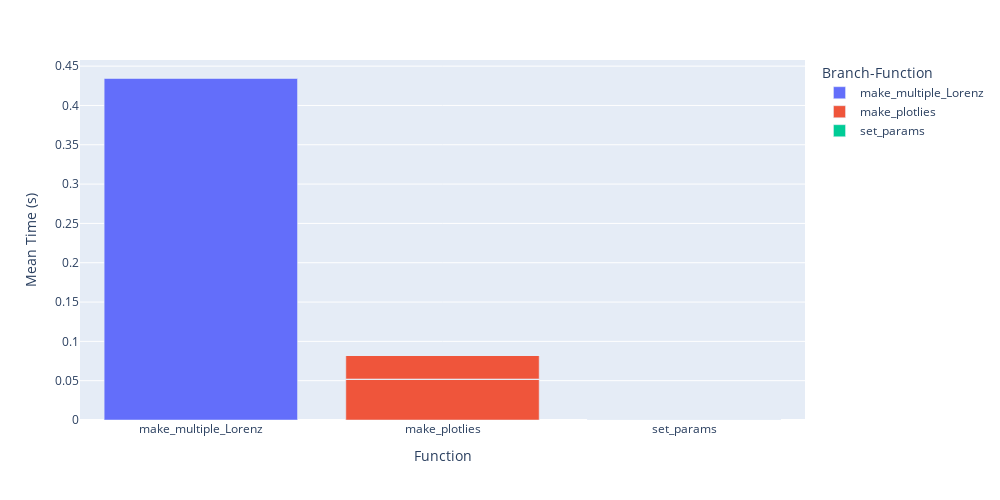

Notebook code for this chart:
### Code cell
# Function breakdown
pp.plot_byfn(mode='line')

### Figure 1 — Plotly figure (JSON) as saved in the notebook; plotly's stock layout.template omitted (floating-point values rounded to 4 significant figures)
{"data": [{"alignmentgroup": "True", "customdata": [[20, "@profile"], [21, "def make_multiple_Lorenz(N_trials):"], [22, "sols = []"], [23, "for n in range(N_trials):"], [24, "y0_ = [y_ + np.random.randn() for y_ in y0]"], [25, "sol = odeint(mLorenz, y0_, t, args=beta)"], [26, "sols.append(sol)"], [27, "return sols"]], "hovertemplate": "Branch-Function=make_multiple_Lorenz<br>Function=%{x}<br>Mean Time (s)=%{y}<br>Line=%{customdata[0]}<br>Text=%{customdata[1]}<extra></extra>", "legendgroup": "make_multiple_Lorenz", "marker": {"color": "#636efa"}, "name": "make_multiple_Lorenz", "offsetgroup": "make_multiple_Lorenz", "orientation": "v", "showlegend": true, "textposition": "auto", "type": "bar", "x": ["make_multiple_Lorenz", "make_multiple_Lorenz", "make_multiple_Lorenz", "make_multiple_Lorenz", "make_multiple_Lorenz", "make_multiple_Lorenz", "make_multiple_Lorenz", "make_multiple_Lorenz"], "xaxis": "x", "y": [0, 0, 4e-07, 2.9e-06, 3.83e-05, 0.4349, 5.8e-06, 2e-07], "yaxis": "y"}, {"alignmentgroup": "True", "customdata": [[30, "@profile"], [31, "def make_plotlies():"], [32, "fig = go.Figure(["], [33, "go.Scatter3d(name=str(n),"], [34, "x=sols[n][:, 0], y=sols[n][:, 1], z=sols[n][:, 2],"], [35, "line={'width': 2},"], [36, "marker={'size': 1e-5})"], [37, "for n in range(len(sols))]"], [38, ")"], [39, "fig.update_layout("], [40, "width=800,"], [41, "height=700,"], [42, "autosize=False,"], [43, "scene=dict("], [44, "camera=dict("], [45, "up=dict("], [46, "x=0,"], [47, "y=0,"], [48, "z=1"], [49, "),"], [50, "eye=dict("], [51, "x=0,"], [52, "y=1.0707,"], [53, "z=1,"], [54, ")"], [55, "),"], [56, "aspectratio=dict(x=1, y=1, z=0.7),"], [57, "aspectmode='manual'"], [58, "),"], [59, ")"], [60, "return fig"]], "hovertemplate": "Branch-Function=make_plotlies<br>Function=%{x}<br>Mean Time (s)=%{y}<br>Line=%{customdata[0]}<br>Text=%{customdata[1]}<extra></extra>", "legendgroup": "make_plotlies", "marker": {"color": "#EF553B"}, "name": "make_plotlies", "offsetgroup": "make_plotlies", "orientation": "v", "showlegend": true, "textposition": "auto", "type": "bar", "x": ["make_plotlies", "make_plotlies", "make_plotlies", "make_plotlies", "make_plotlies", "make_plotlies", "make_plotlies", "make_plotlies", "make_plotlies", "make_plotlies", "make_plotlies", "make_plotlies", "make_plotlies", "make_plotlies", "make_plotlies", "make_plotlies", "make_plotlies", "make_plotlies", "make_plotlies", "make_plotlies", "make_plotlies", "make_plotlies", "make_plotlies", "make_plotlies", "make_plotlies", "make_plotlies", "make_plotlies", "make_plotlies", "make_plotlies", "make_plotlies", "make_plotlies"], "xaxis": "x", "y": [0, 0, 0.05221, 0, 0, 0, 0, 1.7e-06, 0, 0.03052, 6e-07, 5e-07, 5e-07, 1.3e-06, 1.3e-06, 1.6e-06, 5e-07, 5e-07, 5e-07, 0, 1.3e-06, 5e-07, 5e-07, 5e-07, 0, 0, 1e-06, 5e-07, 0, 0, 1.3e-06], "yaxis": "y"}, {"alignmentgroup": "True", "customdata": [[63, "@profile"], [64, "def set_params():"], [65, "beta = (10, 8/3, 137/5)"], [66, "y0 = [-8, 4, 10]"], [67, "T = 50"], [68, "t = np.linspace(0, T, int(T * 200))"], [69, "return beta, y0, T, t"]], "hovertemplate": "Branch-Function=set_params<br>Function=%{x}<br>Mean Time (s)=%{y}<br>Line=%{customdata[0]}<br>Text=%{customdata[1]}<extra></extra>", "legendgroup": "set_params", "marker": {"color": "#00cc96"}, "name": "set_params", "offsetgroup": "set_params", "orientation": "v", "showlegend": true, "textposition": "auto", "type": "bar", "x": ["set_params", "set_params", "set_params", "set_params", "set_params", "set_params", "set_params"], "xaxis": "x", "y": [0, 0, 2.9e-06, 7e-07, 3e-07, 0.0001247, 7e-07], "yaxis": "y"}], "layout": {"barmode": "relative", "height": 500, "legend": {"title": {"text": "Branch-Function"}, "tracegroupgap": 0}, "margin": {"t": 60}, "width": 1000, "xaxis": {"anchor": "y", "domain": [0, 1], "title": {"text": "Function"}}, "yaxis": {"anchor": "x", "domain": [0, 1], "title": {"text": "Mean Time (s)"}}}}
